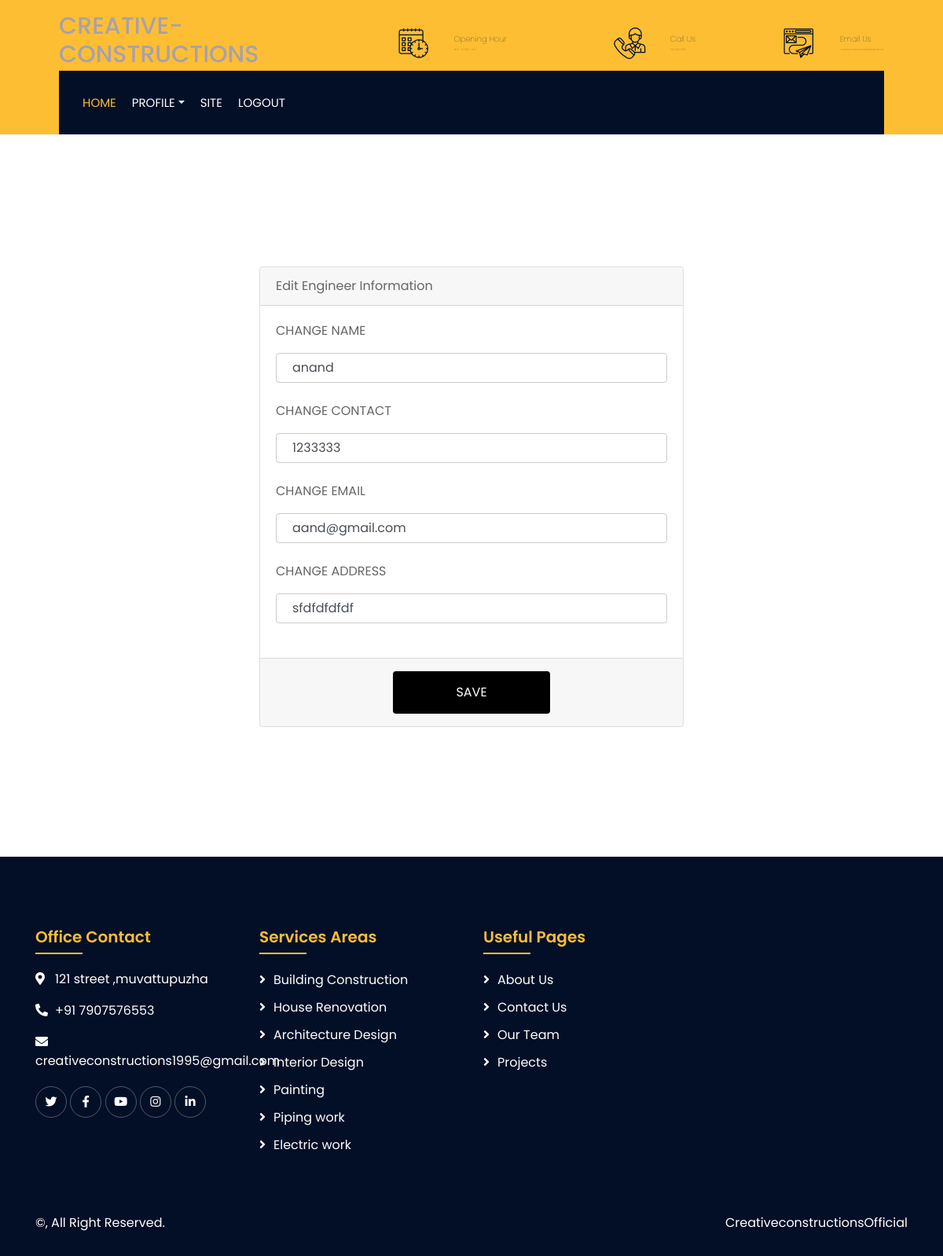
Page /Project/Engineer/Editprofile.php (signed in) on the committed database.
### tables this page shows
CREATE TABLE `tbl_engineer` (
  `engineer_id` int(11) NOT NULL,
  `engineer_name` varchar(60) NOT NULL,
  `engineer_contact` varchar(60) NOT NULL,
  `engineer_email` varchar(60) NOT NULL,
  `engineer_password` varchar(60) NOT NULL,
  `engineer_gender` varchar(60) NOT NULL,
  `engineer_address` varchar(60) NOT NULL,
  `place_id` varchar(60) NOT NULL,
  `engineer_photo` varchar(600) NOT NULL
);

### Project/Engineer/Editprofile.php (the view, shortened to what this page needs)
<?php
include("../Assets/Connection/Connection.php");
include('Head.php');
$selQry = "select * from tbl_engineer  where engineer_id=".$_SESSION['eid'];
$res = $conn->query($selQry);
$row = $res->fetch_assoc();
?>
<!DOCTYPE html>
<html>
<body>
    <div class="container mt-5">
        <form name="form1" method="post" action="">
            <div class="row justify-content-center">
                <div class="col-md-6">
                    <div class="card">
                        <div class="card-header">Edit Engineer Information</div>
                        <div class="card-body">
                            <div class="form-group">
                                <label for="txt_changename">CHANGE NAME</label>
                                <input type="text" class="form-control" name="txt_name" required id="txt_changename"
                                    value="<?php echo $row['engineer_name'] ?>">
                            </div>
                            <div class="form-group">
                                <label for="txt_changecontact">CHANGE CONTACT</label>
                                <input type="text" class="form-control" name="txt_contact" required
                                    id="txt_changecontact" value="<?php echo $row['engineer_contact'] ?>">
                            </div>
                            <div class="form-group">
                                <label for="txt_changeemail">CHANGE EMAIL</label>
                                <input type="email" class="form-control" name="txt_mail" required
                                    id="txt_changeemail" value="<?php echo $row['engineer_email'] ?>">
                            </div>
                            <div class="form-group">
                                <label for="txt_changeaddress">CHANGE ADDRESS</label>
                                <input type="text" class="form-control" name="txt_address" required
                                    id="txt_changeaddress" value="<?php echo $row['engineer_address'] ?>">
                            </div>
                        </div>
                        <div class="card-footer text-center">
                            <input type="submit" class="btn btn-primary" name="btn_save" id="btn_save" value="SAVE">
                        </div>
                    </div>
                </div>
            </div>
        </form>
    </div>
</body>
<?php
include('Foot.php');
?>
</html>

### Project/Assets/Templates/form.css (style rules this page uses)
input[type=text],[type=password],[type=email],[type=date], select { width: 100%; padding: 12px 20px; margin: 8px 0; display: inline-block; border: 1px solid #ccc; border-radius: 4px; box-sizing: border-box; }
input[type=submit] { width: 40%; background-color: black; color: white; padding: 15px; margin: 4px 0; border: none; border-radius: 4px; cursor: pointer; }

### Project/Assets/Templates/Main/css/style.css (style rules this page uses)
body { color: #666666; background: #dddddd; font-family: 'Poppins', sans-serif; font-weight: 400; }
.btn { transition: .3s; }

### rows in the picture
tbl_engineer: txt_name "anand", txt_contact "1233333", txt_mail "aand@gmail.com", txt_address "sfdfdfdfdf"
